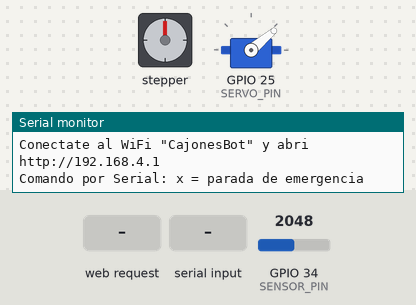
Bench run of a program on a simulated ESP32. Shown: stepper motor, servo, the last lines printed to the serial monitor. Wiring (inferred from the names in the program): stepper motor (2048 steps per turn assumed): coils GPIO 32, GPIO 33, GPIO 27, GPIO 26. Inputs (shaded band) come from the test bench; at power-on: GPIO 34 (SENSOR_PIN) = 2048 (analog values on the 0–4095 scale). EEPROM starts erased.

Above: at 1.2 s.
1.3 s: HTTP request GET /pedido received
At 3.9 s:
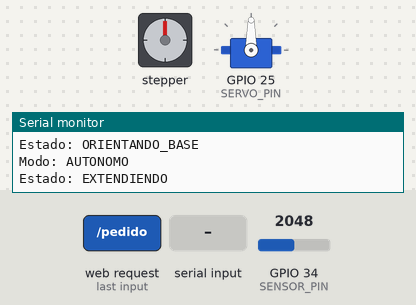
4.3 s: "x90\n" received over Serial
5.8 s: HTTP request GET /home received
7.3 s: HTTP request GET /pedido?columna=1 received
8.8 s: GPIO 34 (SENSOR_PIN) set to 2076
At 12.08 s:
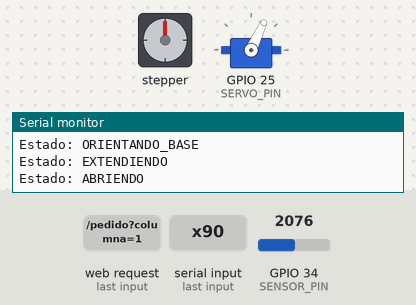
14.8 s: "x" received over Serial
Timing chart, 0 to 17.3 s (numbered marks = the images above; inputs shaded):
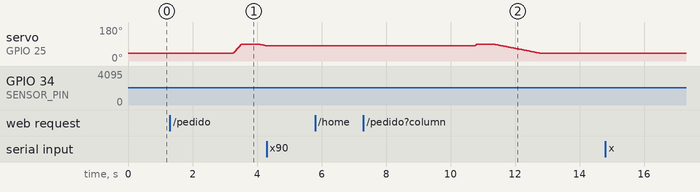

Measured:
- after the input at 1.3 s, servo on GPIO 25 (SERVO_PIN): rises from 40° to 90° in 0.24 s, then falls to 81° in 0.77 s
- after the input at 4.3 s, servo on GPIO 25 (SERVO_PIN): stays 81° (without the input it goes to 80° after 0.02 s)
- after the input at 8.8 s, servo on GPIO 25 (SERVO_PIN): rises from 81° to 90° in 0.03 s, then falls to 40° in 2.0 s

The program:

main.cpp
```cpp
#include <Arduino.h>
#include "pines.h"
#include "modo.h"
#include "ruedas.h"
#include "base.h"
#include "servo_brazo.h"
#include "maquina_estados.h"
#include "servidor_web.h"

// Programa principal (entorno nodemcu-32s): une la máquina de estados de la
// rutina autónoma, el modo manual vía interfaz web, y el reparto de control
// entre ambos. Ver firmware/README.md.
//
// No hay botón físico de emergencia dedicado todavía (ver
// docs/pendientes.md): la parada de emergencia es el comando Serial "x",
// igual que en src/prueba.cpp — se procesa sin esperar Enter, para que sea
// inmediata.

static EstadoSistema estadoAnterior = ESTADO_REPOSO;
static ModoOperacion modoAnterior = MODO_MANUAL;

static void leerSerie() {
  while (Serial.available()) {
    char c = Serial.read();
    if (c == 'x') {
      parar();
      Serial.println("PARADA DE EMERGENCIA");
    }
  }
}

void setup() {
  motorPinesSeguros(); // lo primero: todos los IN en OUTPUT y LOW
  Serial.begin(115200);
  modo_iniciar();
  maquinaEstados_iniciar();
  servidorWeb_iniciar();
  Serial.println("Listo. Modo: MANUAL, Estado: REPOSO");
  Serial.println("Conectate al WiFi \"CajonesBot\" y abri http://192.168.4.1");
  Serial.println("Comando por Serial: x = parada de emergencia");
}

void loop() {
  servidorWeb_actualizar();
  leerSerie();

  // base_actualizar() y servoBrazo_actualizar() avanzan sus propias
  // máquinas de estados no bloqueantes (pulsos de la base, movimiento
  // gradual del servo) sin importar el modo — si no se llamaran siempre,
  // un pulso manual de la base (girarBase(), desde /manual/base) o un
  // movimiento manual del servo (/manual/servo) se quedarían a mitad de
  // camino mientras el sistema está en modo manual.
  base_actualizar();
  servoBrazo_actualizar();

  // La máquina de estados de la rutina autónoma corre siempre que haya una
  // rutina en curso, o mientras el sistema esté en parada de emergencia
  // (para poder salir de ERROR_SEGURO sin importar el modo activo). Fuera
  // de eso, en modo manual, ruedas/base/servo se controlan directo desde
  // los handlers de servidor_web.cpp.
  bool debeActualizarFSM = (modo_actual() == MODO_AUTONOMO)
                         || (maquinaEstados_estadoActual() == ESTADO_ERROR_SEGURO);
  if (debeActualizarFSM) {
    maquinaEstados_actualizar();
  }

  EstadoSistema estadoActual = maquinaEstados_estadoActual();
  if (estadoActual != estadoAnterior) {
    Serial.print("Estado: ");
    Serial.println(estado());
    estadoAnterior = estadoActual;
  }

  ModoOperacion modoActualAhora = modo_actual();
  if (modoActualAhora != modoAnterior) {
    Serial.print("Modo: ");
    Serial.println(modo_nombre(modoActualAhora));
    modoAnterior = modoActualAhora;
  }
}
```

base.h
```cpp
#pragma once

// Control no bloqueante de la base giratoria (orienta el brazo hacia el
// lado izquierdo o derecho). No tiene sensor ni encoder: se mueve por
// trenes de pulsos de tiempo fijo, con freno activo entre pulsos, igual que
// ya se probó físicamente en src/prueba.cpp (de donde sale esta lógica).

void base_iniciar();
void base_actualizar();

// Arranca un tren de n pulsos iguales en un mismo sentido (no bloqueante).
void base_girarPulsos(bool izquierda, int n);

// true mientras está girando o frenando (incluye las pausas entre pulsos).
bool base_activa();

// Corte inmediato, sin frenar (parada de emergencia).
void base_apagar();
```

maquina_estados.h
```cpp
#pragma once

// Máquina de estados de la rutina autónoma (ver docs/diagrama-flujo-estados.md),
// sobre los actuadores reales: ruedas (X), base giratoria (lado) y servo
// del brazo (apertura). API pública con los nombres que ya había propuesto
// Coty en su guía, para no inventar otros.

enum Lado {
  LADO_IZQUIERDA,
  LADO_DERECHA
};

enum EstadoSistema {
  ESTADO_REPOSO,
  ESTADO_MOVIENDO_X,
  ESTADO_ORIENTANDO_BASE,
  ESTADO_EXTENDIENDO,
  ESTADO_ABRIENDO,
  ESTADO_VOLVIENDO_BASE,
  ESTADO_SIDESTEP_X,
  ESTADO_VOLVIENDO_HOME,
  ESTADO_ERROR_SEGURO
};

void maquinaEstados_iniciar();
void maquinaEstados_actualizar();
EstadoSistema maquinaEstados_estadoActual();

// --- API pública ---

// Dispara la rutina para abrir el cajón n (columna, contada en franjas
// desde home) del lado pedido. Devuelve false si hay una rutina en curso o
// el sistema está en ERROR_SEGURO (el pedido se ignora, no se encola).
bool abrirCajon(Lado lado, int n);

// Manual: un pulso de la base hacia ese lado. Solo tiene efecto en
// MODO_MANUAL y fuera de ERROR_SEGURO.
void girarBase(Lado lado);

// Manual: dispara la vuelta a home. También es la forma de salir de
// ERROR_SEGURO (no hay botón físico de emergencia dedicado todavía — ver
// docs/pendientes.md — así que "ir a home" hace de reset).
void irAHome();

// Parada de emergencia: corta todo de inmediato y pasa a ERROR_SEGURO.
void parar();

// Nombre del estado actual, para mostrar en Serial o en /estado.
const char* estado();
```

modo.h
```cpp
#pragma once

// Modo de operación a nivel de todo el sistema, separado del estado interno
// de la máquina de estados autónoma (ver maquina_estados.h). La cátedra pide
// "modo de control manual" y "modo autónomo" como dos requisitos distintos.

enum ModoOperacion {
  MODO_MANUAL,
  MODO_AUTONOMO
};

void modo_iniciar();
ModoOperacion modo_actual();
void modo_establecer(ModoOperacion nuevoModo);
const char* modo_nombre(ModoOperacion modo);
```

pines.h
```cpp
#pragma once
#include <Arduino.h>

// Pines compartidos por todos los entornos. Mapeo real del robot armado por
// Coty (ver referencias/Guía del proyecto - Coty.md).
//
// Motor (L298N): ENA y ENB tienen el jumper puesto, NO van al ESP32.
// El control es solo digital (HIGH/LOW) en IN1-IN4, a velocidad máxima.
//
// BASE_IN_A/B y RUEDAS_IN_A/B (en vez de IN1-IN4 sin nombre) resuelven el
// pendiente de la guía de Coty: "definir qué salida del L298N mueve las
// ruedas y cuál la base".
//
// OJO — hay una contradicción sin resolver todavía (ver docs/pendientes.md):
// el código de src/prueba.cpp (sin tocar) maneja la base por IN1/IN2
// (GPIO27/26), y con eso la base giró en las pruebas reales (asimetría
// 7/6 pulsos confirmada repetible). Pero Coty confirmó por escrito que el
// cableado real es justo al revés: "Motor B (base giratoria) en IN3/IN4
// (GPIO32/33)" y "Motor A (ruedas) en IN1/IN2 (GPIO27/26), no usado en esa
// prueba". Acá se adopta esa confirmación explícita (más detallada que el
// comentario viejo de prueba.cpp), pero hace falta un chequeo visual rápido
// en el banco: correr `t` en el entorno `prueba` y mirar qué pieza gira.
// Si gira la base (no una rueda), estos dos pares están al revés — alcanza
// con cambiar estos 4 valores, nada más.
constexpr int BASE_IN_A = 32;    // L298N IN3
constexpr int BASE_IN_B = 33;    // L298N IN4
constexpr int RUEDAS_IN_A = 27;  // L298N IN1
constexpr int RUEDAS_IN_B = 26;  // L298N IN2

// Sensor infrarrojo analógico único (TCRT5000): VCC -> 3V3, GND -> GND,
// AO -> GPIO34 (ADC1, solo entrada).
constexpr int SENSOR_PIN = 34;

// Micro servo del brazo con imán (5V, GND común).
constexpr int SERVO_PIN = 25;

// Deja IN1-IN4 como salida en LOW cuanto antes (motores frenados/libres).
// Llamar al principio de setup() en todos los entornos.
inline void motorPinesSeguros() {
  const int pines[4] = {BASE_IN_A, BASE_IN_B, RUEDAS_IN_A, RUEDAS_IN_B};
  for (int p : pines) {
    digitalWrite(p, LOW);   // pre-carga el nivel antes de pasar a salida
    pinMode(p, OUTPUT);
    digitalWrite(p, LOW);
  }
}
```

ruedas.h
```cpp
#pragma once

// Control continuo de las ruedas (traslación en X), vía L298N
// (RUEDAS_IN_A/B en pines.h). A diferencia de la base giratoria, acá no
// hace falta un control por pulsos: las ruedas avanzan sin parar mientras
// dura la fase, y la detención depende del sensor de línea (cantidad de
// franjas) o de un tiempo fijo, no de este módulo.

enum Sentido {
  SENTIDO_ADELANTE,
  SENTIDO_ATRAS
};

void ruedas_iniciar();
void ruedas_mover(Sentido sentido);
void ruedas_parar();
```

sensor_linea.h
```cpp
#pragma once
#include <Arduino.h>
#include <Preferences.h>
#include "pines.h"

// Sensor infrarrojo analógico ÚNICO (seguidor de línea). Pin en pines.h (SENSOR_PIN = GPIO34).

constexpr int CAL_VERSION = 2;           // formato en flash: 1 sensor + polaridad
constexpr int CONTRASTE_MIN = 200;

struct CalLinea {
  bool valida = false;     // true si hay datos en formato actual
  int negro = 0;
  int blanco = 0;
  int umbral = 2048;
  bool negroMayor = true;  // polaridad: true si la lectura sobre negro > sobre blanco
  bool sobreLinea = false; // estado de la histéresis
};

inline void sensorInit() {
  analogReadResolution(12);
  pinMode(SENSOR_PIN, INPUT);
  analogSetPinAttenuation(SENSOR_PIN, ADC_11db);  // rango completo 0-3.3V
}

// Devuelve false si no hay datos o están en formato viejo (2 sensores / sin polaridad).
inline bool cargarCalibracion(Preferences &prefs, CalLinea &cal) {
  cal = CalLinea();
  if (prefs.getInt("ver", 0) != CAL_VERSION) return false;
  cal.negro = prefs.getInt("neg", -1);
  cal.blanco = prefs.getInt("bla", -1);
  cal.umbral = prefs.getInt("umb", -1);
  if (!prefs.isKey("pol") || cal.negro < 0 || cal.blanco < 0 || cal.umbral < 0) return false;
  cal.negroMayor = prefs.getBool("pol", true);
  cal.valida = true;
  return true;
}

inline void guardarCalibracion(Preferences &prefs, const CalLinea &cal) {
  prefs.putInt("neg", cal.negro);
  prefs.putInt("bla", cal.blanco);
  prefs.putInt("umb", cal.umbral);
  prefs.putBool("pol", cal.negroMayor);
  prefs.putInt("ver", CAL_VERSION);   // al final: si se corta, queda inválido
}

// true si el sensor está sobre la línea, con histéresis y según la polaridad guardada.
inline bool detectaLinea(CalLinea &cal, int valor) {
  int h = abs(cal.negro - cal.blanco) / 4;
  int alto = cal.umbral + h;
  int bajo = cal.umbral - h;
  if (cal.negroMayor) {
    if (valor > alto) cal.sobreLinea = true;
    else if (valor < bajo) cal.sobreLinea = false;
  } else {
    if (valor < bajo) cal.sobreLinea = true;
    else if (valor > alto) cal.sobreLinea = false;
  }
  return cal.sobreLinea;
}
```

servidor_web.h
```cpp
#pragma once

// Modo manual vía interfaz web (ver docs/modo-manual.md) + endpoint de
// pedido (/pedido?columna=N&lado=izq|der). El ESP32 arma su propio Access
// Point, no depende de una red existente.
//
// No hay botón físico de emergencia dedicado todavía (ver
// docs/pendientes.md): la parada de emergencia por ahora es el comando
// Serial "x" (igual que en src/prueba.cpp), a propósito no expuesta en la
// web — un mecanismo de parada segura no debería depender de que el WiFi o
// el software estén funcionando.

void servidorWeb_iniciar();
void servidorWeb_actualizar();
```

servo_brazo.h
```cpp
#pragma once

// Movimiento gradual no bloqueante del micro servo del brazo (el que abre
// el cajón: avanza hasta que el imán toca la tuerca, y vuelve despacio
// tirando). Misma lógica que ya se probó físicamente en src/prueba.cpp.

void servoBrazo_iniciar();
void servoBrazo_actualizar();

// Arranca el movimiento gradual hacia "objetivo" (0-180), avanzando de a
// "gradosPorPaso" cada "msPorPaso". No bloqueante: hay que llamar
// servoBrazo_actualizar() en cada vuelta del loop.
void servoBrazo_irA(int objetivo, int gradosPorPaso, unsigned long msPorPaso);

// Movimiento inmediato (sin gradualidad) — uso en parada de emergencia o
// control manual directo.
void servoBrazo_saltoInmediato(int angulo);

bool servoBrazo_moviendo();
int servoBrazo_anguloActual();
```

base.cpp
```cpp
#include "base.h"
#include "pines.h"
#include <Arduino.h>

// Constantes calibradas a mano sobre el hardware real en src/prueba.cpp —
// se reutilizan tal cual, no se adivinan de nuevo.
static const unsigned long GIRO_MANUAL_MS = 50;     // duración de un pulso
static const unsigned long BASE_FRENO_MS = 100;     // freno activo al final de cada pulso
static const unsigned long BASE_PAUSA_PULSO_MS = 150; // pausa entre pulsos
static const bool GIRO_BASE_INVERTIDO = false;      // true si la base gira al revés de lo esperado

static bool baseActiva = false;
static bool baseFrenando = false;
static bool baseEnPausa = false;
static int baseRestantes = 0;
static bool baseDirIzq = false;
static unsigned long tBase = 0;
static unsigned long baseMs = 0;

void base_iniciar() {
  pinMode(BASE_IN_A, OUTPUT);
  pinMode(BASE_IN_B, OUTPUT);
  base_apagar();
}

void base_apagar() {
  digitalWrite(BASE_IN_A, LOW);
  digitalWrite(BASE_IN_B, LOW);
  baseActiva = false;
  baseFrenando = false;
  baseEnPausa = false;
  baseRestantes = 0;
}

static void baseGirar(bool izquierda, unsigned long ms) {
  bool sentido = (izquierda != GIRO_BASE_INVERTIDO);
  digitalWrite(BASE_IN_A, sentido ? HIGH : LOW);
  digitalWrite(BASE_IN_B, sentido ? LOW : HIGH);
  tBase = millis();
  baseMs = ms;
  baseActiva = true;
  baseFrenando = false;
}

static void baseIniciarPulso() {
  baseRestantes--;
  baseGirar(baseDirIzq, GIRO_MANUAL_MS);
}

void base_girarPulsos(bool izquierda, int n) {
  baseDirIzq = izquierda;
  baseRestantes = n;
  baseIniciarPulso();
}

static void baseFinPulso() {
  if (baseRestantes > 0) {
    digitalWrite(BASE_IN_A, LOW);
    digitalWrite(BASE_IN_B, LOW);
    baseFrenando = false;
    baseEnPausa = true;
    tBase = millis();
  } else {
    base_apagar();
  }
}

void base_actualizar() {
  if (!baseActiva) return;
  if (baseEnPausa) {
    if (millis() - tBase < BASE_PAUSA_PULSO_MS) return;
    baseEnPausa = false;
    baseIniciarPulso();
  } else if (!baseFrenando) {
    if (millis() - tBase < baseMs) return;
    if (BASE_FRENO_MS == 0) { baseFinPulso(); return; }
    digitalWrite(BASE_IN_A, HIGH);
    digitalWrite(BASE_IN_B, HIGH);
    baseFrenando = true;
    tBase = millis();
  } else if (millis() - tBase >= BASE_FRENO_MS) {
    baseFinPulso();
  }
}

bool base_activa() {
  return baseActiva;
}
```

modo.cpp
```cpp
#include "modo.h"

static ModoOperacion modoActual = MODO_MANUAL;

void modo_iniciar() {
  modoActual = MODO_MANUAL;
}

ModoOperacion modo_actual() {
  return modoActual;
}

void modo_establecer(ModoOperacion nuevoModo) {
  modoActual = nuevoModo;
}

const char* modo_nombre(ModoOperacion modo) {
  return modo == MODO_MANUAL ? "MANUAL" : "AUTONOMO";
}
```

ruedas.cpp
```cpp
#include "ruedas.h"
#include "pines.h"
#include <Arduino.h>

void ruedas_iniciar() {
  pinMode(RUEDAS_IN_A, OUTPUT);
  pinMode(RUEDAS_IN_B, OUTPUT);
  ruedas_parar();
}

void ruedas_mover(Sentido sentido) {
  digitalWrite(RUEDAS_IN_A, sentido == SENTIDO_ADELANTE ? HIGH : LOW);
  digitalWrite(RUEDAS_IN_B, sentido == SENTIDO_ADELANTE ? LOW : HIGH);
}

void ruedas_parar() {
  digitalWrite(RUEDAS_IN_A, LOW);
  digitalWrite(RUEDAS_IN_B, LOW);
}
```

servo_brazo.cpp
```cpp
#include "servo_brazo.h"
#include "pines.h"
#include <Arduino.h>
#include <ESP32Servo.h>

// Rango de pulsos calibrado a mano en src/prueba.cpp.
static const int PULSO_MIN_US = 500;   // 0°
static const int PULSO_MAX_US = 2400;  // 180°

static Servo servo;
static int angulo = 0;
static int anguloObjetivo = 0;
static int servoGrados = 1;
static unsigned long servoIntervalo = 0;
static unsigned long tServo = 0;
static bool servoMoviendo = false;

void servoBrazo_iniciar() {
  servo.setPeriodHertz(50);
  servo.attach(SERVO_PIN, PULSO_MIN_US, PULSO_MAX_US);
}

void servoBrazo_irA(int objetivo, int gradosPorPaso, unsigned long msPorPaso) {
  anguloObjetivo = constrain(objetivo, 0, 180);
  servoGrados = max(1, gradosPorPaso);
  servoIntervalo = msPorPaso;
  tServo = millis();
  servoMoviendo = (angulo != anguloObjetivo);
}

void servoBrazo_actualizar() {
  if (!servoMoviendo || millis() - tServo < servoIntervalo) return;
  tServo = millis();
  int dif = anguloObjetivo - angulo;
  int paso = min(servoGrados, abs(dif));
  angulo += (dif > 0) ? paso : -paso;
  servo.write(angulo);
  if (angulo == anguloObjetivo) servoMoviendo = false;
}

void servoBrazo_saltoInmediato(int anguloNuevo) {
  angulo = anguloObjetivo = constrain(anguloNuevo, 0, 180);
  servoMoviendo = false;
  servo.write(angulo);
}

bool servoBrazo_moviendo() {
  return servoMoviendo;
}

int servoBrazo_anguloActual() {
  return angulo;
}
```

Source omitted: maquina_estados.cpp (8058 bytes), servidor_web.cpp (4884 bytes)
